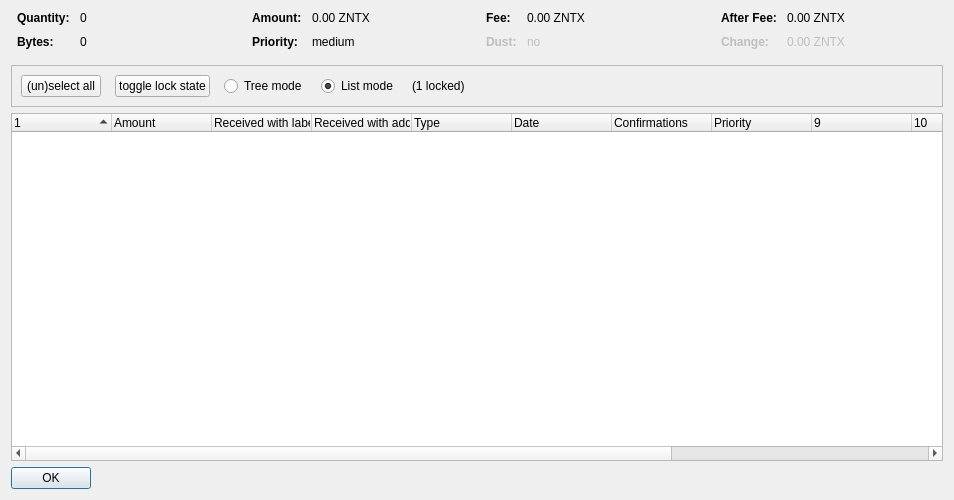
<?xml version="1.0" encoding="UTF-8"?>
<ui version="4.0">
 <class>CoinControlDialog</class>
 <widget class="QDialog" name="CoinControlDialog">
  <property name="geometry">
   <rect>
    <x>0</x>
    <y>0</y>
    <width>954</width>
    <height>500</height>
   </rect>
  </property>
  <property name="windowTitle">
   <string>Coin Selection</string>
  </property>
  <layout class="QVBoxLayout" name="verticalLayout">
   <item>
    <layout class="QHBoxLayout" name="horizontalLayoutTop" stretch="0,0,0,0">
     <property name="topMargin">
      <number>0</number>
     </property>
     <property name="bottomMargin">
      <number>10</number>
     </property>
     <item>
      <layout class="QFormLayout" name="formLayoutCoinControl1">
       <property name="horizontalSpacing">
        <number>10</number>
       </property>
       <property name="verticalSpacing">
        <number>10</number>
       </property>
       <property name="leftMargin">
        <number>6</number>
       </property>
       <property name="rightMargin">
        <number>6</number>
       </property>
       <item row="0" column="0">
        <widget class="QLabel" name="labelCoinControlQuantityText">
         <property name="font">
          <font>
           <weight>75</weight>
           <bold>true</bold>
          </font>
         </property>
         <property name="text">
          <string>Quantity:</string>
         </property>
        </widget>
       </item>
       <item row="0" column="1">
        <widget class="QLabel" name="labelCoinControlQuantity">
         <property name="cursor">
          <cursorShape>IBeamCursor</cursorShape>
         </property>
         <property name="contextMenuPolicy">
          <enum>Qt::ActionsContextMenu</enum>
         </property>
         <property name="text">
          <string notr="true">0</string>
         </property>
         <property name="textInteractionFlags">
          <set>Qt::LinksAccessibleByMouse|Qt::TextSelectableByKeyboard|Qt::TextSelectableByMouse</set>
         </property>
        </widget>
       </item>
       <item row="1" column="0">
        <widget class="QLabel" name="labelCoinControlBytesText">
         <property name="font">
          <font>
           <weight>75</weight>
           <bold>true</bold>
          </font>
         </property>
         <property name="text">
          <string>Bytes:</string>
         </property>
        </widget>
       </item>
       <item row="1" column="1">
        <widget class="QLabel" name="labelCoinControlBytes">
         <property name="cursor">
          <cursorShape>IBeamCursor</cursorShape>
         </property>
         <property name="contextMenuPolicy">
          <enum>Qt::ActionsContextMenu</enum>
         </property>
         <property name="text">
          <string notr="true">0</string>
         </property>
         <property name="textInteractionFlags">
          <set>Qt::LinksAccessibleByMouse|Qt::TextSelectableByKeyboard|Qt::TextSelectableByMouse</set>
         </property>
        </widget>
       </item>
      </layout>
     </item>
     <item>
      <layout class="QFormLayout" name="formLayoutCoinControl2">
       <property name="horizontalSpacing">
        <number>10</number>
       </property>
       <property name="verticalSpacing">
        <number>10</number>
       </property>
       <property name="leftMargin">
        <number>6</number>
       </property>
       <property name="rightMargin">
        <number>6</number>
       </property>
       <item row="0" column="0">
        <widget class="QLabel" name="labelCoinControlAmountText">
         <property name="font">
          <font>
           <weight>75</weight>
           <bold>true</bold>
          </font>
         </property>
         <property name="text">
          <string>Amount:</string>
         </property>
        </widget>
       </item>
       <item row="0" column="1">
        <widget class="QLabel" name="labelCoinControlAmount">
         <property name="cursor">
          <cursorShape>IBeamCursor</cursorShape>
         </property>
         <property name="contextMenuPolicy">
          <enum>Qt::ActionsContextMenu</enum>
         </property>
         <property name="text">
          <string notr="true">0.00 ZNTX</string>
         </property>
         <property name="textInteractionFlags">
          <set>Qt::LinksAccessibleByMouse|Qt::TextSelectableByKeyboard|Qt::TextSelectableByMouse</set>
         </property>
        </widget>
       </item>
       <item row="1" column="0">
        <widget class="QLabel" name="labelCoinControlPriorityText">
         <property name="font">
          <font>
           <weight>75</weight>
           <bold>true</bold>
          </font>
         </property>
         <property name="text">
          <string>Priority:</string>
         </property>
        </widget>
       </item>
       <item row="1" column="1">
        <widget class="QLabel" name="labelCoinControlPriority">
         <property name="cursor">
          <cursorShape>IBeamCursor</cursorShape>
         </property>
         <property name="contextMenuPolicy">
          <enum>Qt::ActionsContextMenu</enum>
         </property>
         <property name="text">
          <string>medium</string>
         </property>
         <property name="textInteractionFlags">
          <set>Qt::LinksAccessibleByMouse|Qt::TextSelectableByKeyboard|Qt::TextSelectableByMouse</set>
         </property>
        </widget>
       </item>
      </layout>
     </item>
     <item>
      <layout class="QFormLayout" name="formLayoutCoinControl3">
       <property name="horizontalSpacing">
        <number>10</number>
       </property>
       <property name="verticalSpacing">
        <number>10</number>
       </property>
       <property name="leftMargin">
        <number>6</number>
       </property>
       <property name="rightMargin">
        <number>6</number>
       </property>
       <item row="0" column="0">
        <widget class="QLabel" name="labelCoinControlFeeText">
         <property name="font">
          <font>
           <weight>75</weight>
           <bold>true</bold>
          </font>
         </property>
         <property name="text">
          <string>Fee:</string>
         </property>
        </widget>
       </item>
       <item row="0" column="1">
        <widget class="QLabel" name="labelCoinControlFee">
         <property name="cursor">
          <cursorShape>IBeamCursor</cursorShape>
         </property>
         <property name="contextMenuPolicy">
          <enum>Qt::ActionsContextMenu</enum>
         </property>
         <property name="text">
          <string notr="true">0.00 ZNTX</string>
         </property>
         <property name="textInteractionFlags">
          <set>Qt::LinksAccessibleByMouse|Qt::TextSelectableByKeyboard|Qt::TextSelectableByMouse</set>
         </property>
        </widget>
       </item>
       <item row="1" column="0">
        <widget class="QLabel" name="labelCoinControlLowOutputText">
         <property name="enabled">
          <bool>false</bool>
         </property>
         <property name="font">
          <font>
           <weight>75</weight>
           <bold>true</bold>
          </font>
         </property>
         <property name="text">
          <string>Dust:</string>
         </property>
        </widget>
       </item>
       <item row="1" column="1">
        <widget class="QLabel" name="labelCoinControlLowOutput">
         <property name="enabled">
          <bool>false</bool>
         </property>
         <property name="cursor">
          <cursorShape>IBeamCursor</cursorShape>
         </property>
         <property name="contextMenuPolicy">
          <enum>Qt::ActionsContextMenu</enum>
         </property>
         <property name="text">
          <string>no</string>
         </property>
         <property name="textInteractionFlags">
          <set>Qt::LinksAccessibleByMouse|Qt::TextSelectableByKeyboard|Qt::TextSelectableByMouse</set>
         </property>
        </widget>
       </item>
      </layout>
     </item>
     <item>
      <layout class="QFormLayout" name="formLayoutCoinControl4">
       <property name="horizontalSpacing">
        <number>10</number>
       </property>
       <property name="verticalSpacing">
        <number>10</number>
       </property>
       <property name="leftMargin">
        <number>6</number>
       </property>
       <property name="rightMargin">
        <number>6</number>
       </property>
       <item row="0" column="0">
        <widget class="QLabel" name="labelCoinControlAfterFeeText">
         <property name="font">
          <font>
           <weight>75</weight>
           <bold>true</bold>
          </font>
         </property>
         <property name="text">
          <string>After Fee:</string>
         </property>
        </widget>
       </item>
       <item row="0" column="1">
        <widget class="QLabel" name="labelCoinControlAfterFee">
         <property name="cursor">
          <cursorShape>IBeamCursor</cursorShape>
         </property>
         <property name="contextMenuPolicy">
          <enum>Qt::ActionsContextMenu</enum>
         </property>
         <property name="text">
          <string notr="true">0.00 ZNTX</string>
         </property>
         <property name="textInteractionFlags">
          <set>Qt::LinksAccessibleByMouse|Qt::TextSelectableByKeyboard|Qt::TextSelectableByMouse</set>
         </property>
        </widget>
       </item>
       <item row="1" column="0">
        <widget class="QLabel" name="labelCoinControlChangeText">
         <property name="enabled">
          <bool>false</bool>
         </property>
         <property name="font">
          <font>
           <weight>75</weight>
           <bold>true</bold>
          </font>
         </property>
         <property name="text">
          <string>Change:</string>
         </property>
        </widget>
       </item>
       <item row="1" column="1">
        <widget class="QLabel" name="labelCoinControlChange">
         <property name="enabled">
          <bool>false</bool>
         </property>
         <property name="cursor">
          <cursorShape>IBeamCursor</cursorShape>
         </property>
         <property name="contextMenuPolicy">
          <enum>Qt::ActionsContextMenu</enum>
         </property>
         <property name="text">
          <string notr="true">0.00 ZNTX</string>
         </property>
         <property name="textInteractionFlags">
          <set>Qt::LinksAccessibleByMouse|Qt::TextSelectableByKeyboard|Qt::TextSelectableByMouse</set>
         </property>
        </widget>
       </item>
      </layout>
     </item>
    </layout>
   </item>
   <item>
    <widget class="QFrame" name="frame">
     <property name="minimumSize">
      <size>
       <width>0</width>
       <height>40</height>
      </size>
     </property>
     <property name="frameShape">
      <enum>QFrame::StyledPanel</enum>
     </property>
     <property name="frameShadow">
      <enum>QFrame::Sunken</enum>
     </property>
     <layout class="QHBoxLayout" name="horizontalLayout">
      <item>
       <layout class="QHBoxLayout" name="horizontalLayoutPanel" stretch="0,0,0,0,0,0">
        <property name="spacing">
         <number>14</number>
        </property>
        <item>
         <widget class="QPushButton" name="pushButtonSelectAll">
          <property name="sizePolicy">
           <sizepolicy hsizetype="Maximum" vsizetype="Fixed">
            <horstretch>0</horstretch>
            <verstretch>0</verstretch>
           </sizepolicy>
          </property>
          <property name="text">
           <string>(un)select all</string>
          </property>
          <property name="autoDefault">
           <bool>false</bool>
          </property>
         </widget>
        </item>
        <item>
         <widget class="QPushButton" name="pushButtonToggleLock">
          <property name="sizePolicy">
           <sizepolicy hsizetype="Maximum" vsizetype="Fixed">
            <horstretch>0</horstretch>
            <verstretch>0</verstretch>
           </sizepolicy>
          </property>
          <property name="text">
           <string>toggle lock state</string>
          </property>
          <property name="autoDefault">
           <bool>false</bool>
          </property>
         </widget>
        </item>
        <item>
         <widget class="QRadioButton" name="radioTreeMode">
          <property name="sizePolicy">
           <sizepolicy hsizetype="Maximum" vsizetype="Fixed">
            <horstretch>0</horstretch>
            <verstretch>0</verstretch>
           </sizepolicy>
          </property>
          <property name="text">
           <string>Tree mode</string>
          </property>
         </widget>
        </item>
        <item>
         <widget class="QRadioButton" name="radioListMode">
          <property name="sizePolicy">
           <sizepolicy hsizetype="Maximum" vsizetype="Fixed">
            <horstretch>0</horstretch>
            <verstretch>0</verstretch>
           </sizepolicy>
          </property>
          <property name="text">
           <string>List mode</string>
          </property>
          <property name="checked">
           <bool>true</bool>
          </property>
         </widget>
        </item>
        <item>
         <widget class="QLabel" name="labelLocked">
          <property name="text">
           <string>(1 locked)</string>
          </property>
         </widget>
        </item>
        <item>
         <spacer name="horizontalSpacer">
          <property name="orientation">
           <enum>Qt::Horizontal</enum>
          </property>
          <property name="sizeHint" stdset="0">
           <size>
            <width>40</width>
            <height>20</height>
           </size>
          </property>
         </spacer>
        </item>
       </layout>
      </item>
     </layout>
    </widget>
   </item>
   <item>
    <widget class="CoinControlTreeWidget" name="treeWidget">
     <property name="contextMenuPolicy">
      <enum>Qt::CustomContextMenu</enum>
     </property>
     <property name="sortingEnabled">
      <bool>false</bool>
     </property>
     <property name="columnCount">
      <number>13</number>
     </property>
     <attribute name="headerShowSortIndicator" stdset="0">
      <bool>true</bool>
     </attribute>
     <attribute name="headerStretchLastSection">
      <bool>false</bool>
     </attribute>
     <column>
      <property name="text">
       <string/>
      </property>
     </column>
     <column>
      <property name="text">
       <string>Amount</string>
      </property>
     </column>
     <column>
      <property name="text">
       <string>Received with label</string>
      </property>
     </column>
     <column>
      <property name="text">
       <string>Received with address</string>
      </property>
     </column>
     <column>
      <property name="text">
	<string>Type</string>
      </property>
     </column>
     <column>
      <property name="text">
       <string>Date</string>
      </property>
     </column>
     <column>
      <property name="text">
       <string>Confirmations</string>
      </property>
      <property name="toolTip">
       <string>Confirmed</string>
      </property>
     </column>
     <column>
      <property name="text">
       <string>Priority</string>
      </property>
     </column>
     <column>
      <property name="text">
       <string/>
      </property>
     </column>
     <column>
      <property name="text">
       <string/>
      </property>
     </column>
     <column>
      <property name="text">
       <string/>
      </property>
     </column>
     <column>
      <property name="text">
       <string/>
      </property>
     </column>
     <column>
      <property name="text">
       <string/>
      </property>
     </column>
    </widget>
   </item>
   <item>
    <widget class="QDialogButtonBox" name="buttonBox">
     <property name="sizePolicy">
      <sizepolicy hsizetype="Maximum" vsizetype="Fixed">
       <horstretch>0</horstretch>
       <verstretch>0</verstretch>
      </sizepolicy>
     </property>
     <property name="orientation">
      <enum>Qt::Horizontal</enum>
     </property>
     <property name="standardButtons">
      <set>QDialogButtonBox::Ok</set>
     </property>
    </widget>
   </item>
  </layout>
 </widget>
 <customwidgets>
  <customwidget>
   <class>CoinControlTreeWidget</class>
   <extends>QTreeWidget</extends>
   <header>coincontroltreewidget.h</header>
  </customwidget>
 </customwidgets>
 <resources/>
 <connections/>
</ui>
